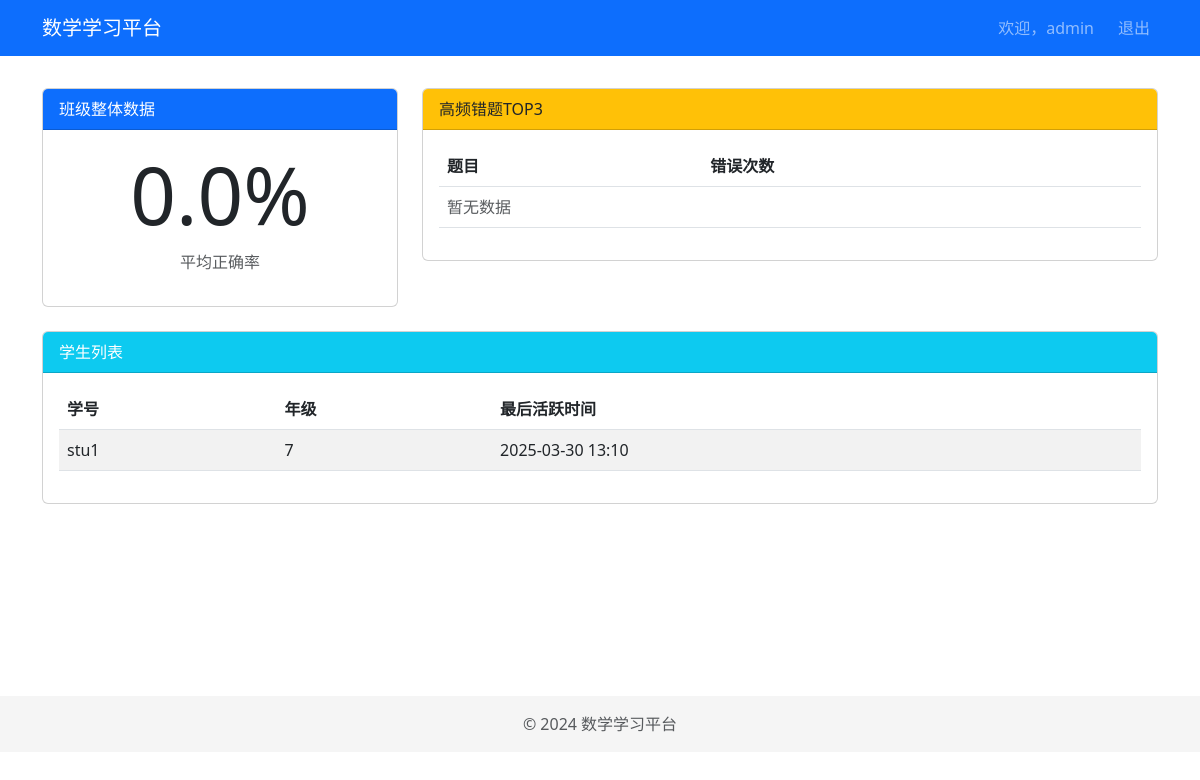
The app's page /teacher (signed in), older data.
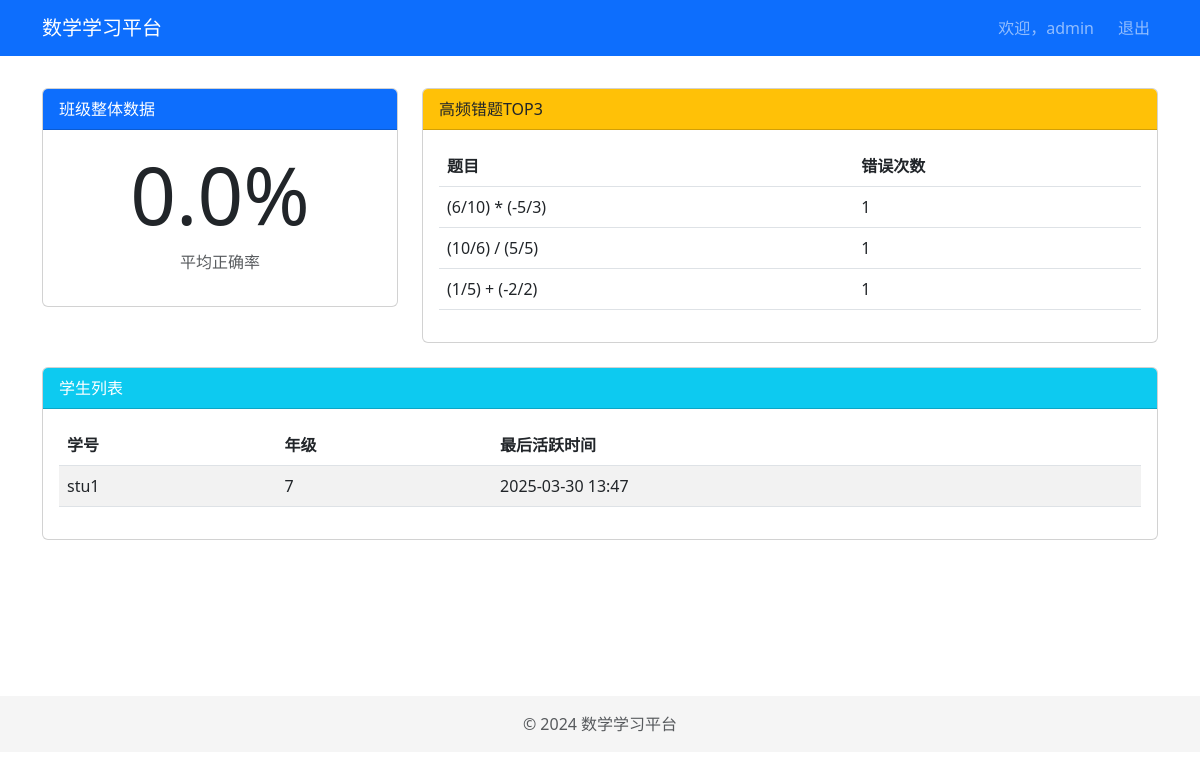
The same page, newer data.
### app/models.py (models this page shows, shortened)
class User(UserMixin, db.Model):
    id = db.Column(db.Integer, primary_key=True)
    username = db.Column(db.String(64), unique=True, index=True)
    password_hash = db.Column(db.String(128))
    role = db.Column(db.String(10))  # student/teacher
    grade = db.Column(db.String(20))
    last_active = db.Column(db.DateTime, default=lambda: datetime.now(timezone.utc))
    answers = db.relationship('AnswerRecord', backref='author', lazy='dynamic')

### app/routes.py (the view)
@bp.route('/teacher')
@login_required
def teacher():
    if current_user.role != 'teacher':
        flash('权限不足', 'danger')
        return redirect(url_for('main.student'))
    students = User.query.filter_by(role='student').all()
    accuracy = db.session.query(
        db.func.avg(db.cast(AnswerRecord.is_correct, db.Float)) * 100
    ).scalar() or 0.0
    common_errors = db.session.query(
        Problem.expression,
        db.func.count(AnswerRecord.id)
    ).join(AnswerRecord)\
     .filter(AnswerRecord.is_correct == False)\
     .group_by(Problem.expression)\
     .order_by(db.func.count(AnswerRecord.id).desc())\
     .limit(3).all()
    return render_template('teacher.html',
                         students=students,
                         accuracy=round(accuracy, 2),
                         common_errors=common_errors)

### app/routes.py (called while the page is built)
@login_manager.user_loader
def load_user(user_id):
    return db.session.get(User, int(user_id))  # 使用新版查询方式

### templates/teacher.html (shortened to what this page needs)
{% extends "base.html" %}
{% block content %}
<div class="row">
    <div class="col-md-4">
        <div class="card mb-4">
            <div class="card-header bg-primary text-white">
                班级整体数据
            </div>
            <div class="card-body">
                <h1 class="display-1 text-center">{{ accuracy }}%</h1>
                <p class="text-center text-muted">平均正确率</p>
            </div>
        </div>
    </div>
    <div class="col-md-8">
        <div class="card mb-4">
            <div class="card-header bg-warning text-dark">
                高频错题TOP3
            </div>
            <div class="card-body">
                <table class="table table-hover">
                    <thead>
                        <tr>
                            <th>题目</th>
                            <th>错误次数</th>
                        </tr>
                    </thead>
                    <tbody>
                        {% for error in common_errors %}
                        <tr>
                            <td>{{ error[0] }}</td>
                            <td>{{ error[1] }}</td>
                        </tr>
                        {% else %}
                        <tr>
                            <td colspan="2" class="text-muted">暂无数据</td>
                        </tr>
                        {% endfor %}
                    </tbody>
                </table>
            </div>
        </div>
    </div>
</div>
<div class="card">
    <div class="card-header bg-info text-white">
        学生列表
    </div>
    <div class="card-body">
        <table class="table table-striped">
            <thead>
                <tr>
                    <th>学号</th>
                    <th>年级</th>
                    <th>最后活跃时间</th>
                </tr>
            </thead>
            <tbody>
                {% for student in students %}
                <tr>
                    <td>{{ student.username }}</td>
                    <td>{{ student.grade }}</td>
                    <td>{{ student.last_active.strftime('%Y-%m-%d %H:%M') if student.last_active else '从未登录' }}</td>
                </tr>
                {% endfor %}
            </tbody>
        </table>
    </div>
</div>
{% endblock %}

### templates/base.html (shortened to what this page needs)
<!DOCTYPE html>
<html lang="zh-CN">
<head>
    <link href="https://cdn.jsdelivr.net/npm/bootstrap@5.3.0/dist/css/bootstrap.min.css" rel="stylesheet">
</head>
<body>
    <nav class="navbar navbar-expand-lg navbar-dark bg-primary">
        <div class="container">
            <a class="navbar-brand" href="/">数学学习平台</a>
            <div class="navbar-collapse">
                <div class="navbar-nav ms-auto">
                    {% if current_user.is_authenticated %}
                    <span class="navbar-text me-3">欢迎，{{ current_user.username }}</span>
                    <a class="nav-link" href="{{ url_for('main.logout') }}">退出</a>
                    {% endif %}
                </div>
            </div>
        </div>
    </nav>
    <div class="container main-container">
        {% block content %}{% endblock %}
    </div>
    <footer class="footer">
        <div class="container text-center">
            <span class="text-muted">© 2024 数学学习平台</span>
        </div>
    </footer>
</body>
</html>

### templates/base.html (style rules this page uses)
.main-container { margin-top: 2rem; min-height: 70vh; }
.footer { margin-top: 3rem; padding: 1rem 0; background-color: #f5f5f5; }

Row changes from the older to the newer data that the page shows:
changed User "stu1": last_active "2025-03-30 13:10" → "2025-03-30 13:47"
Text that changed along with them:
new list line: "(6/10) * (-5/3) 1"
new list line: "(10/6) / (5/5) 1"
new list line: "(1/5) + (-2/2) 1"
text no longer shown: "暂无数据"
